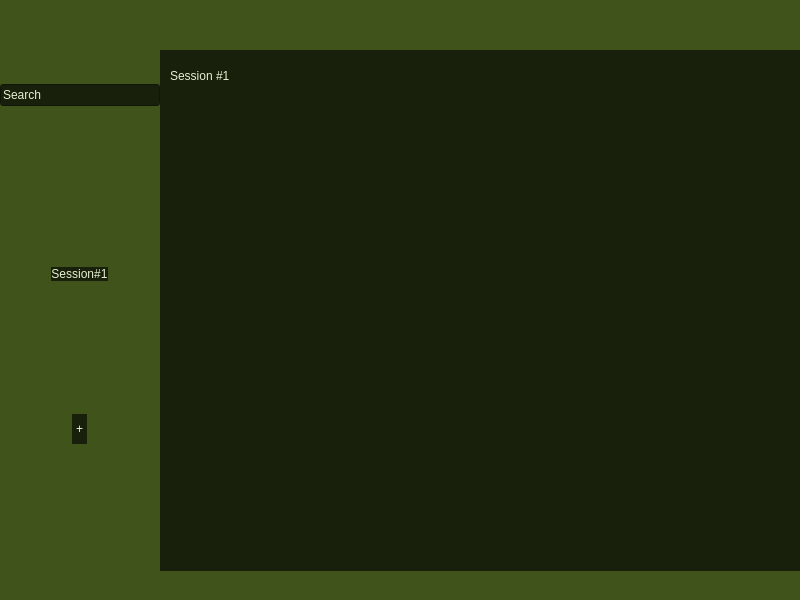
<?xml version="1.0" encoding="UTF-8"?>
<ui version="4.0">
 <class>MainWindow</class>
 <widget class="QMainWindow" name="MainWindow">
  <property name="geometry">
   <rect>
    <x>0</x>
    <y>0</y>
    <width>800</width>
    <height>600</height>
   </rect>
  </property>
  <property name="palette">
   <palette>
    <active>
     <colorrole role="Button">
      <brush brushstyle="SolidPattern">
       <color alpha="255">
        <red>64</red>
        <green>83</green>
        <blue>27</blue>
       </color>
      </brush>
     </colorrole>
     <colorrole role="ButtonText">
      <brush brushstyle="SolidPattern">
       <color alpha="255">
        <red>230</red>
        <green>240</green>
        <blue>209</blue>
       </color>
      </brush>
     </colorrole>
     <colorrole role="Base">
      <brush brushstyle="SolidPattern">
       <color alpha="255">
        <red>64</red>
        <green>83</green>
        <blue>27</blue>
       </color>
      </brush>
     </colorrole>
     <colorrole role="Window">
      <brush brushstyle="SolidPattern">
       <color alpha="255">
        <red>64</red>
        <green>83</green>
        <blue>27</blue>
       </color>
      </brush>
     </colorrole>
    </active>
    <inactive>
     <colorrole role="Button">
      <brush brushstyle="SolidPattern">
       <color alpha="255">
        <red>64</red>
        <green>83</green>
        <blue>27</blue>
       </color>
      </brush>
     </colorrole>
     <colorrole role="ButtonText">
      <brush brushstyle="SolidPattern">
       <color alpha="255">
        <red>230</red>
        <green>240</green>
        <blue>209</blue>
       </color>
      </brush>
     </colorrole>
     <colorrole role="Base">
      <brush brushstyle="SolidPattern">
       <color alpha="255">
        <red>64</red>
        <green>83</green>
        <blue>27</blue>
       </color>
      </brush>
     </colorrole>
     <colorrole role="Window">
      <brush brushstyle="SolidPattern">
       <color alpha="255">
        <red>64</red>
        <green>83</green>
        <blue>27</blue>
       </color>
      </brush>
     </colorrole>
    </inactive>
    <disabled>
     <colorrole role="Button">
      <brush brushstyle="SolidPattern">
       <color alpha="255">
        <red>64</red>
        <green>83</green>
        <blue>27</blue>
       </color>
      </brush>
     </colorrole>
     <colorrole role="ButtonText">
      <brush brushstyle="SolidPattern">
       <color alpha="255">
        <red>120</red>
        <green>120</green>
        <blue>120</blue>
       </color>
      </brush>
     </colorrole>
     <colorrole role="Base">
      <brush brushstyle="SolidPattern">
       <color alpha="255">
        <red>64</red>
        <green>83</green>
        <blue>27</blue>
       </color>
      </brush>
     </colorrole>
     <colorrole role="Window">
      <brush brushstyle="SolidPattern">
       <color alpha="255">
        <red>64</red>
        <green>83</green>
        <blue>27</blue>
       </color>
      </brush>
     </colorrole>
    </disabled>
   </palette>
  </property>
  <property name="font">
   <font>
    <family>Calibri</family>
    <pointsize>12</pointsize>
    <weight>75</weight>
    <bold>true</bold>
   </font>
  </property>
  <property name="windowTitle">
   <string>MainWindow</string>
  </property>
  <property name="styleSheet">
   <string notr="true">background-color: rgb(64, 83, 27);</string>
  </property>
  <widget class="QWidget" name="centralwidget">
   <widget class="QWidget" name="verticalLayoutWidget">
    <property name="geometry">
     <rect>
      <x>0</x>
      <y>140</y>
      <width>160</width>
      <height>431</height>
     </rect>
    </property>
    <layout class="QVBoxLayout" name="verticalLayout">
     <item alignment="Qt::AlignHCenter">
      <widget class="QPushButton" name="pushButton_2">
       <property name="layoutDirection">
        <enum>Qt::LeftToRight</enum>
       </property>
       <property name="styleSheet">
        <string notr="true">background-color:rgb(24, 31, 10);color:rgb(230, 240, 209);font: 75 20pt &quot;Calibri&quot;;border-radius:10;borde- style:&quot;round&quot;</string>
       </property>
       <property name="text">
        <string>Session#1</string>
       </property>
      </widget>
     </item>
     <item alignment="Qt::AlignHCenter">
      <widget class="QPushButton" name="pushButton">
       <property name="minimumSize">
        <size>
         <width>15</width>
         <height>30</height>
        </size>
       </property>
       <property name="baseSize">
        <size>
         <width>4</width>
         <height>7</height>
        </size>
       </property>
       <property name="styleSheet">
        <string notr="true">background-color:rgb(24, 31, 10);color:rgb(230, 240, 209);font: 75 20pt &quot;Calibri&quot;;border-radius:10</string>
       </property>
       <property name="text">
        <string>+</string>
       </property>
      </widget>
     </item>
    </layout>
   </widget>
   <widget class="QWidget" name="verticalLayoutWidget_2">
    <property name="geometry">
     <rect>
      <x>0</x>
      <y>50</y>
      <width>160</width>
      <height>91</height>
     </rect>
    </property>
    <layout class="QVBoxLayout" name="verticalLayout_2">
     <item>
      <widget class="QLineEdit" name="lineEdit">
       <property name="enabled">
        <bool>true</bool>
       </property>
       <property name="minimumSize">
        <size>
         <width>5</width>
         <height>5</height>
        </size>
       </property>
       <property name="baseSize">
        <size>
         <width>5</width>
         <height>4</height>
        </size>
       </property>
       <property name="styleSheet">
        <string notr="true">background-color:rgb(24, 31, 10);color:rgb(230, 240, 209)</string>
       </property>
       <property name="text">
        <string>Search</string>
       </property>
      </widget>
     </item>
    </layout>
   </widget>
   <widget class="QWidget" name="widget" native="true">
    <property name="geometry">
     <rect>
      <x>160</x>
      <y>50</y>
      <width>641</width>
      <height>521</height>
     </rect>
    </property>
    <property name="styleSheet">
     <string notr="true">background-color:rgb(24, 31, 10)</string>
    </property>
    <widget class="QLabel" name="label">
     <property name="geometry">
      <rect>
       <x>10</x>
       <y>10</y>
       <width>151</width>
       <height>31</height>
      </rect>
     </property>
     <property name="styleSheet">
      <string notr="true">color:rgb(230, 240, 209);font: 75 20pt &quot;Calibri&quot;;
</string>
     </property>
     <property name="text">
      <string>Session #1</string>
     </property>
    </widget>
    <widget class="QListView" name="listView">
     <property name="geometry">
      <rect>
       <x>10</x>
       <y>40</y>
       <width>611</width>
       <height>51</height>
      </rect>
     </property>
     <property name="palette">
      <palette>
       <active>
        <colorrole role="Button">
         <brush brushstyle="SolidPattern">
          <color alpha="255">
           <red>24</red>
           <green>31</green>
           <blue>10</blue>
          </color>
         </brush>
        </colorrole>
        <colorrole role="Base">
         <brush brushstyle="SolidPattern">
          <color alpha="255">
           <red>24</red>
           <green>31</green>
           <blue>10</blue>
          </color>
         </brush>
        </colorrole>
        <colorrole role="Window">
         <brush brushstyle="SolidPattern">
          <color alpha="255">
           <red>24</red>
           <green>31</green>
           <blue>10</blue>
          </color>
         </brush>
        </colorrole>
       </active>
       <inactive>
        <colorrole role="Button">
         <brush brushstyle="SolidPattern">
          <color alpha="255">
           <red>24</red>
           <green>31</green>
           <blue>10</blue>
          </color>
         </brush>
        </colorrole>
        <colorrole role="Base">
         <brush brushstyle="SolidPattern">
          <color alpha="255">
           <red>24</red>
           <green>31</green>
           <blue>10</blue>
          </color>
         </brush>
        </colorrole>
        <colorrole role="Window">
         <brush brushstyle="SolidPattern">
          <color alpha="255">
           <red>24</red>
           <green>31</green>
           <blue>10</blue>
          </color>
         </brush>
        </colorrole>
       </inactive>
       <disabled>
        <colorrole role="Button">
         <brush brushstyle="SolidPattern">
          <color alpha="255">
           <red>24</red>
           <green>31</green>
           <blue>10</blue>
          </color>
         </brush>
        </colorrole>
        <colorrole role="Base">
         <brush brushstyle="SolidPattern">
          <color alpha="255">
           <red>24</red>
           <green>31</green>
           <blue>10</blue>
          </color>
         </brush>
        </colorrole>
        <colorrole role="Window">
         <brush brushstyle="SolidPattern">
          <color alpha="255">
           <red>24</red>
           <green>31</green>
           <blue>10</blue>
          </color>
         </brush>
        </colorrole>
       </disabled>
      </palette>
     </property>
     <property name="frameShape">
      <enum>QFrame::NoFrame</enum>
     </property>
    </widget>
   </widget>
  </widget>
  <widget class="QStatusBar" name="statusbar"/>
 </widget>
 <resources/>
 <connections/>
</ui>
